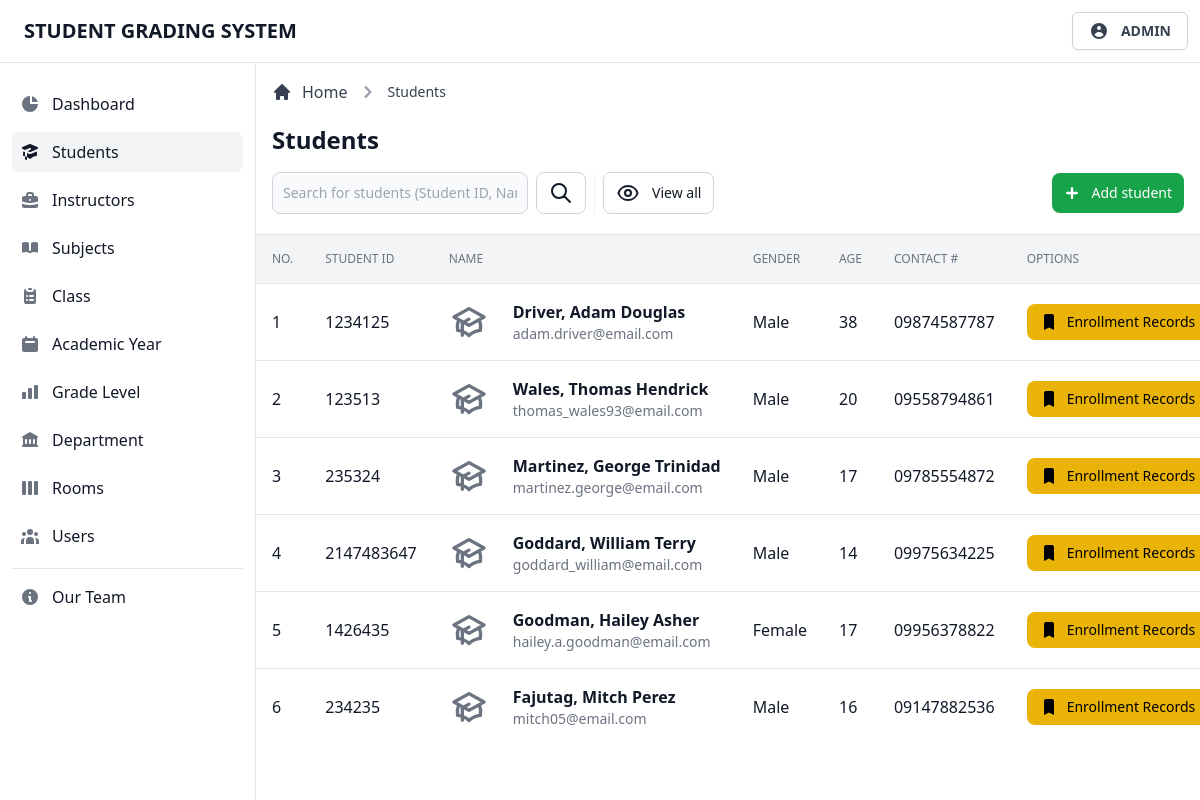
The page /admin/view/students.php (signed in) on the database as committed earlier.
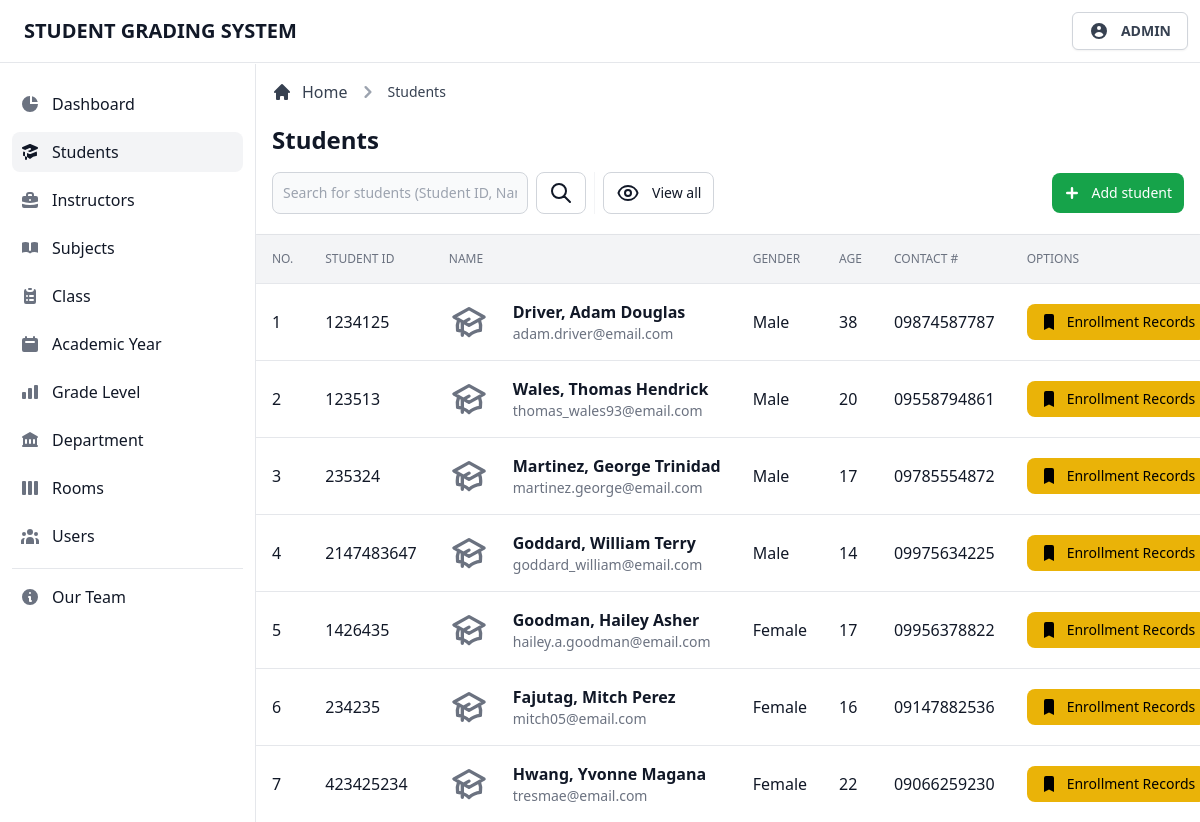
The same page on the database as committed later.
### tables this page shows
CREATE TABLE `tblstudents` (
  `student_id` int(11) NOT NULL,
  `student_number` int(11) NOT NULL,
  `student_fname` varchar(255) NOT NULL,
  `student_mname` varchar(255) NOT NULL,
  `student_lname` varchar(255) NOT NULL,
  `student_gender` varchar(255) NOT NULL,
  `student_bday` date NOT NULL,
  `student_status` varchar(255) NOT NULL,
  `student_age` int(11) NOT NULL,
  `student_nationality` varchar(255) NOT NULL,
  `student_religion` varchar(255) NOT NULL,
  `student_contact` varchar(255) NOT NULL,
  `student_email` varchar(255) NOT NULL,
  `student_address1` varchar(255) NOT NULL,
  `student_address2` varchar(255) NOT NULL
);

### admin/database/database.classes.php (called while the page is built)
<?php
class Dbh
{
  private $hostname = 'localhost';
  private $username = 'root';
  private $password = '';
  private $dbname = 'dbgradingsystem';
  public function connect()
  {
    try {
      $dbh = new PDO('mysql:host=' . $this->hostname . ';dbname=' . $this->dbname, $this->username, $this->password);
      return $dbh;
    } catch (PDOException $e) {
      print "Error!: " . $e->getMessage() . "<br>";
      die();
    }
  }
}

### admin/classes/display-data.classes.php (called while the page is built, shortened)
<?php
class DisplayStudents extends Dbh
{
  protected function getData()
  {
    $sql = 'SELECT * FROM tblstudents;';
    $stmt = $this->connect()->query($sql);
    $result = 0;
    while ($row = $stmt->fetchAll(PDO::FETCH_ASSOC)) {
      $result = $row;
    }
    return $result;
  }
}

### admin/controller/display-data.contr.php (called while the page is built, shortened)
<?php
class DisplayStudentsContr extends DisplayStudents
{
  public function fetchData()
  {
    $result = $this->getData();
    return $result;
  }
}

### admin/page/students/students-table.php (the view, shortened to what this page needs)
<div class="flex flex-col min-w-full overflow-hidden overflow-x-auto align-middle shadow">
  <table class="min-w-full divide-y divide-gray-200 table-fixed">
    <thead class="bg-gray-100">
      <tr>
        <th scope="col" class="th">
          No.
        </th>
        <th scope="col" class="th">
          Student ID
        </th>
        <th scope="col" class="th">
          Name
        </th>
        <th scope="col" class="th">
          Gender
        </th>
        <th scope="col" class="th">
          Age
        </th>
        <th scope="col" class="th">
          Contact #
        </th>
        <th scope="col" class="th">
          Options
        </th>
      </tr>
    </thead>
    <tbody class="bg-white divide-y divide-gray-200 ">
      <?php foreach ($result as $data) : ?>
        <tr class="hover:bg-gray-100 group">
          <td class="td">
            <div class="flex items-center">
              <?= $i += 1; ?>
            </div>
          </td>
          <td class="td">
            <div class="flex items-center capitalize">
              <?= $data['student_number']; ?>
            </div>
          </td>
          <td class="td-title">
            <div class="text-sm font-normal text-gray-500">
              <div class="text-base font-semibold text-gray-900 capitalize">
                <?= $data['student_lname'] . ', ' . $data['student_fname'] . ' ' . $data['student_mname']; ?>
              </div>
              <div class="text-sm font-normal text-gray-500">
                <?= $data['student_email']; ?>
              </div>
            </div>
          </td>
          <td class="td">
            <div class="flex items-center capitalize">
              <?= $data['student_gender']; ?>
            </div>
          </td>
          <td class="td">
            <div class="flex items-center capitalize">
              <?= $data['student_age']; ?>
            </div>
          </td>
          <td class="td">
            <div class="flex items-center capitalize">
              <?= $data['student_contact']; ?>
            </div>
          </td>
          <td class="p-4 space-x-2 whitespace-nowrap">
            <a href="records.php?studentnumber=<?= $data['student_number']; ?>" class="btn-yellow">
              <svg xmlns="http://www.w3.org/2000/svg" class="w-5 h-5 mr-2" viewBox="0 0 20 20" fill="currentColor">
                <path d="M5 4a2 2 0 012-2h6a2 2 0 012 2v14l-5-2.5L5 18V4z" />
              </svg>
              Enrollment Records
            </a>
          </td>
        </tr>
      <?php endforeach; ?>
    </tbody>
  </table>
</div>

Rows that differ between the two databases and show on the page:
changed tblstudents "Fajutag": student_gender "Male" → "Female"
added tblstudents: i "7", student_number "423425234", student_lname "Hwang", student_fname "Yvonne", student_mname "Magana", student_email "tresmae@email.com", student_gender "Female", student_age "22", student_contact "09066259230"
